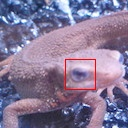

Source code (Python):
import cv2
import numpy as np
import matplotlib.pyplot as plt

# Read image
img = cv2.imread("imori.jpg").astype(np.float32)
H, W, C = img.shape

# Read templete image
temp = cv2.imread("imori_part.jpg").astype(np.float32)
Ht, Wt, Ct = temp.shape


# Templete matching
i, j = -1, -1
v = 255 * H * W * C
for y in range(H-Ht):
    for x in range(W-Wt):
        _v = np.sum((img[y:y+Ht, x:x+Wt] - temp) ** 2)
        if _v < v:
            v = _v
            i, j = x, y

out = img.copy()
cv2.rectangle(out, pt1=(i, j), pt2=(i+Wt, j+Ht), color=(0,0,255), thickness=1)
out = out.astype(np.uint8)
                
# Save result
cv2.imwrite("out.jpg", out)
cv2.imshow("result", out)
cv2.waitKey(0)
cv2.destroyAllWindows()
